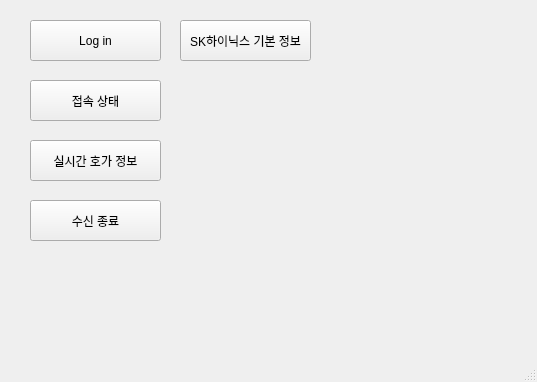
<?xml version="1.0" encoding="UTF-8"?>
<ui version="4.0">
 <class>MainWindow</class>
 <widget class="QMainWindow" name="MainWindow">
  <property name="geometry">
   <rect>
    <x>0</x>
    <y>0</y>
    <width>537</width>
    <height>382</height>
   </rect>
  </property>
  <property name="windowTitle">
   <string>MainWindow</string>
  </property>
  <widget class="QWidget" name="centralwidget">
   <widget class="QPushButton" name="btn_log_in">
    <property name="geometry">
     <rect>
      <x>30</x>
      <y>20</y>
      <width>131</width>
      <height>41</height>
     </rect>
    </property>
    <property name="text">
     <string>Log in</string>
    </property>
   </widget>
   <widget class="QPushButton" name="btn_is_connected">
    <property name="geometry">
     <rect>
      <x>30</x>
      <y>80</y>
      <width>131</width>
      <height>41</height>
     </rect>
    </property>
    <property name="text">
     <string>접속 상태</string>
    </property>
   </widget>
   <widget class="QPushButton" name="btn_search">
    <property name="geometry">
     <rect>
      <x>180</x>
      <y>20</y>
      <width>131</width>
      <height>41</height>
     </rect>
    </property>
    <property name="text">
     <string>SK하이닉스 기본 정보</string>
    </property>
   </widget>
   <widget class="QPushButton" name="btn_real_time">
    <property name="geometry">
     <rect>
      <x>30</x>
      <y>140</y>
      <width>131</width>
      <height>41</height>
     </rect>
    </property>
    <property name="text">
     <string>실시간 호가 정보</string>
    </property>
   </widget>
   <widget class="QPushButton" name="_btn_stop">
    <property name="geometry">
     <rect>
      <x>30</x>
      <y>200</y>
      <width>131</width>
      <height>41</height>
     </rect>
    </property>
    <property name="text">
     <string>수신 종료</string>
    </property>
   </widget>
  </widget>
  <widget class="QMenuBar" name="menubar">
   <property name="geometry">
    <rect>
     <x>0</x>
     <y>0</y>
     <width>537</width>
     <height>21</height>
    </rect>
   </property>
  </widget>
  <widget class="QStatusBar" name="statusbar"/>
 </widget>
 <resources/>
 <connections/>
</ui>
